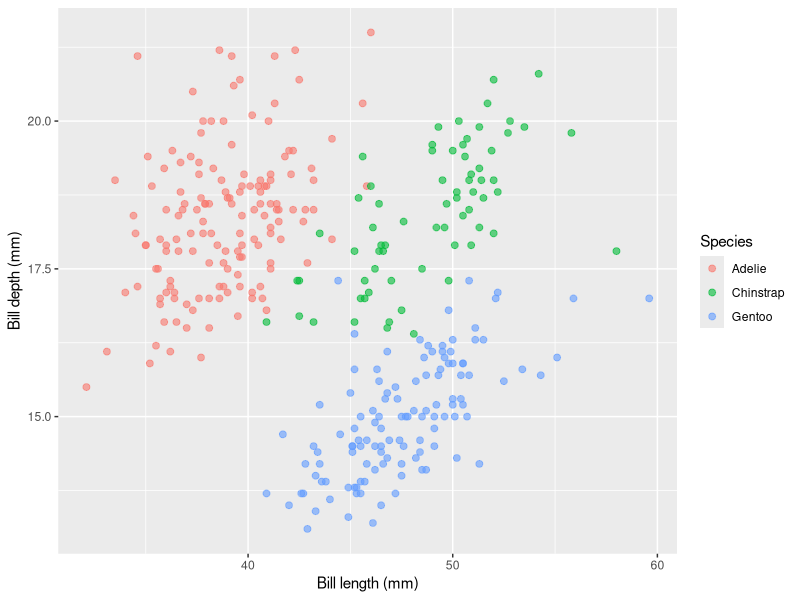

Reproduce this figure in R.
# Run this to load all necessary libraries
library(tidyverse)
# install.packages("palmerpenguins") # Run this if you can't load the palmerpenguins library 
library(palmerpenguins)
pgs <- penguins %>% drop_na
head(pgs)

pgs %>% 
  ggplot() +
  geom_point(aes(x = bill_length_mm, y = bill_depth_mm, color = species),
             size = 2, alpha = 0.6) +
  labs(x = "Bill length (mm)",
       y = "Bill depth (mm)",
       color = "Species")
